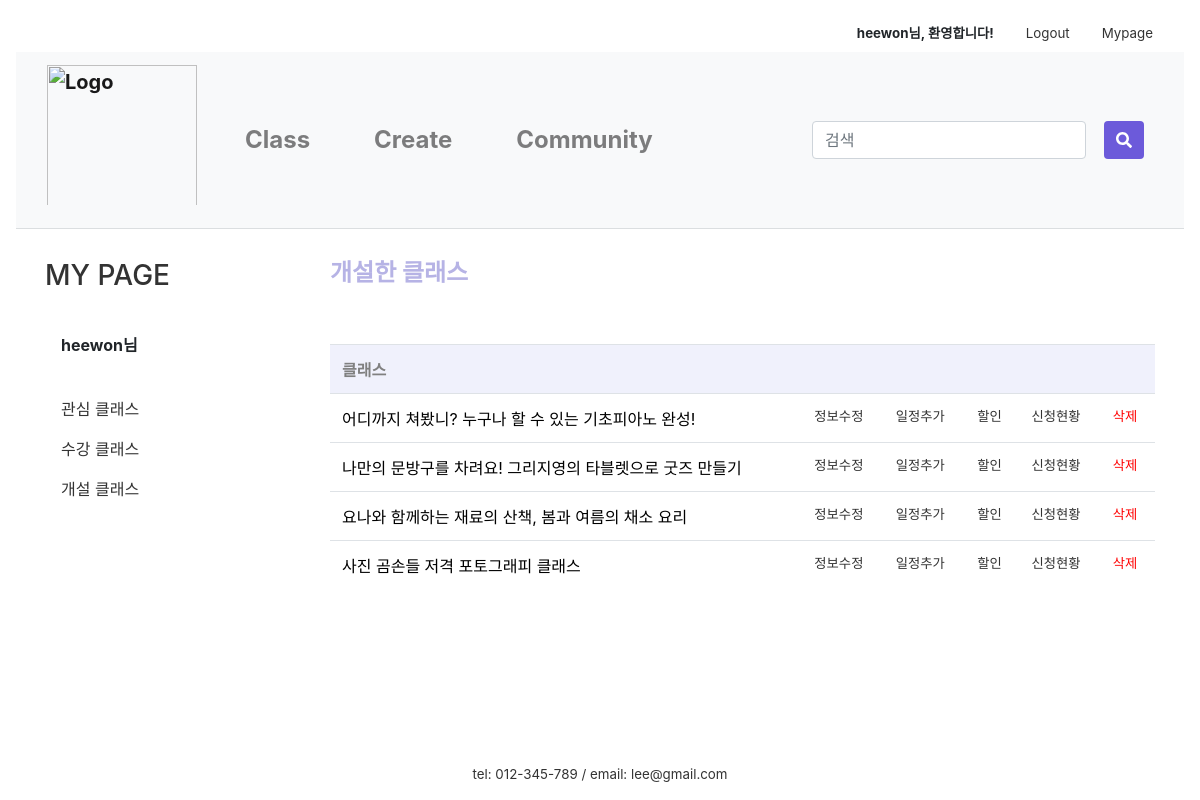
The app's page /mypage/myClass/ (signed in), older data.
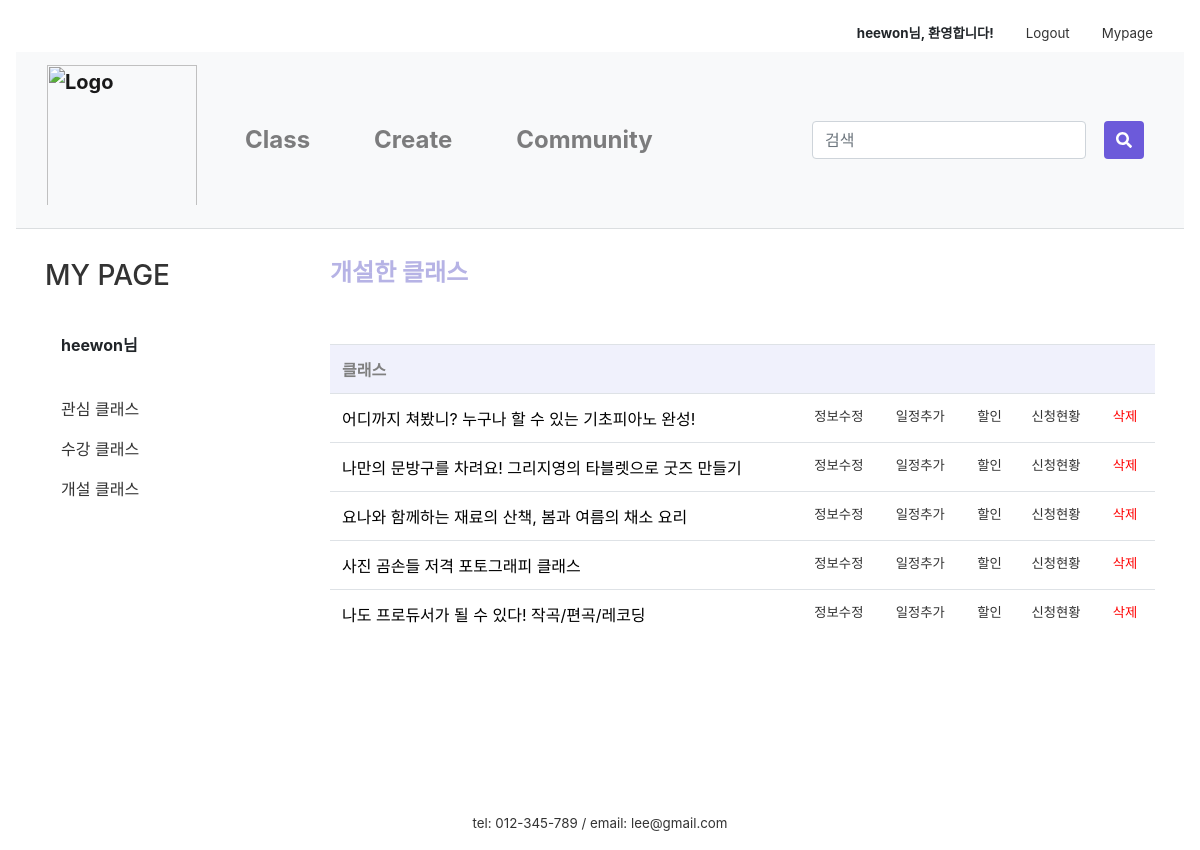
The same page, newer data.
### firstApp/models.py (models this page shows, shortened)
class Class(models.Model):
    author = models.ForeignKey(settings.AUTH_USER_MODEL, on_delete=models.CASCADE, default=1)
    title = models.CharField(max_length=50)
    tutor = models.CharField(max_length=10)
    tutor_photo = ProcessedImageField(upload_to="tutor", processors=[ResizeToFill(300,300)], default='')
    tutor_insta = models.CharField(null=True, blank=True, max_length=50, default='')
    tutor_blog = models.CharField(null=True, blank=True, max_length=50, default='')
    tutor_youtube = models.CharField(null=True, blank=True, max_length=50, default='')
    category = models.ForeignKey('firstApp.Category', on_delete=models.CASCADE, default=1, related_name='category')
    area = models.ForeignKey('firstApp.Area', on_delete=models.CASCADE, default=1)
    photo = ProcessedImageField(upload_to="class", processors=[ResizeToFill(600,450)], default='')
    body = RichTextUploadingField(default='')
    tutor_body = RichTextUploadingField(default='')
    price = models.CharField(max_length=10)
    time = models.CharField(max_length=5)
    level = models.ForeignKey('firstApp.Level', on_delete=models.CASCADE, default=1, related_name='level')
    mode = models.ForeignKey('firstApp.Mode', on_delete=models.CASCADE, default=1, related_name='mode')
    in_min = models.PositiveIntegerField(null=True, blank=True, default='1')
    in_max = models.PositiveIntegerField(null=True, blank=True, default='1')
    like_user = models.ManyToManyField(settings.AUTH_USER_MODEL, blank=True, related_name='like_class')
    like_count = models.PositiveIntegerField(default=0)
    on_sale = models.BooleanField(null=True, default=False)
    sale_price = models.CharField(null=True, blank=True, max_length=10)
    on_permission = models.BooleanField(null=True, default=False)
    class Meta:
        permissions = [
            ('can_permit', 'Can permit')
        ]

### firstApp/views.py (the view)
# urls.py: path('mypage/myClass/', views.myClass, name='myClass'),
@login_required(login_url='/login/')
def myClass(request):
    classs = Class.objects.filter(author=request.user)
    return render(request, 'firstApp/classlist.html', {'classs':classs})

### firstApp/templates/firstApp/classlist.html (shortened to what this page needs)
{% extends 'firstApp/base.html' %}
{% load static %}
{% block content %}
{% if user.is_active %}
<link rel="stylesheet" href="{% static 'css/community.css' %}">
    <div class="container">
      <div class="row">
        <div class="col-sm-3">
          <div class="left-sidebar">
            <ul>
              <li>
								<a class= "nounderline" href="{% url 'mypage' %}"><h3>MY PAGE</h3></a>
							</li><br>
							<li data-toggle="tab">
								<a class="nav-link"><strong>{{user.username}}님</strong></a>
									<br>
									<li class="nav-item">
										<a class="nav-link" href="/mypage/mylike">관심 클래스</a>
									</li>
									<li class="nav-item">
									  <a class="nav-link" href="/mypage/myApply">수강 클래스</a>
									</li>
									<li class="nav-item">
									  <a class="nav-link" href="/mypage/myClass">개설 클래스</a>
									</li>
							</li>
						</ul>
          </div>
        </div>
          <div class="col-sm-9">
            <h4 style="font-weight:bold; color:#B6B3E5;">개설한 클래스</h4><br><br>
            <table class="table">
              <tr>
                <th>클래스</th>
                <th></th>
                <th></th>
                  <th></th>
                  <th></th>
                  <th></th>
              </tr>
              {% for class in classs %}
              <tr>
                <td>
                    {% if class.on_permission == True %}
                    <a class="a_underline" href="{% url 'product' class.id %}">{{ class.title }}</a>
                    {% endif %}
                </td>
                <td class="lighter"><a class="abc" href="{% url 'update_class' class.id %}">정보수정</a></td>
                <td class="lighter"><a class="abc" href="{% url 'addTime' class.id %}">일정추가</a></td>
                  <td class="lighter"><a class="abc" href="{% url 'classSale' class.id %}">할인</a></td>
                  <td class="lighter"><a class="abc" href="{% url 'applicant' class.id %}">신청현황</a></td>
                  <td class="lighter"><a class="abc" style="color:red;" onclick="return confirm('삭제한 클래스는 복구할 수 없습니다.\n정말 삭제하시겠습니까?')" href="{% url 'product_remove' class.id %}">삭제</a></td>
              </tr>
              {% endfor %}
            </table>
          </div>
      </div>
    </div>
{% else %}
<script type="text/javascript">
    alert('잘못된 접근입니다. \n로그인을 해주세요.')
    window.location.href = '/login';
  </script>
{% endif %}
{% endblock content %}

Row changes from the older to the newer data that the page shows:
added Class: title "나도 프로듀서가 될 수 있다! 작곡/편곡/레코딩"
